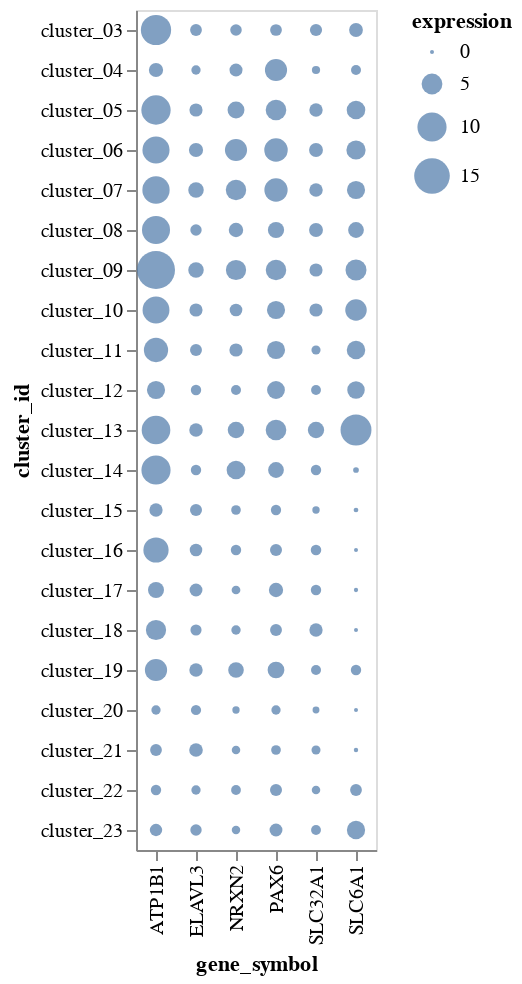

The notebook cell this image was saved under:
### Code cell
altair.Chart(figure5a_expression_tidy).mark_circle().encode(
    size='expression', x=altair.X('gene_symbol'), y=altair.Y('cluster_id'))

### Figure 1 — Vega-Lite specification as saved in the notebook (floating-point values rounded to 4 significant figures)
{"config": {"view": {"continuousWidth": 400, "continuousHeight": 300}}, "data": {"name": "data-1c5128977a3feb851277b8301aa03e2a"}, "mark": "circle", "encoding": {"size": {"type": "quantitative", "field": "expression"}, "x": {"type": "nominal", "field": "gene_symbol"}, "y": {"type": "nominal", "field": "cluster_id"}}, "$schema": "https://vega.github.io/schema/vega-lite/v4.8.1.json", "datasets": {"data-1c5128977a3feb851277b8301aa03e2a": [{"gene_symbol": "NRXN2", "cluster_id": "cluster_03", "expression": 1.409, "log_expression": 1.268}, {"gene_symbol": "NRXN2", "cluster_id": "cluster_04", "expression": 1.846, "log_expression": 1.509}, {"gene_symbol": "NRXN2", "cluster_id": "cluster_05", "expression": 3.222, "log_expression": 2.078}, {"gene_symbol": "NRXN2", "cluster_id": "cluster_06", "expression": 5.667, "log_expression": 2.737}, {"gene_symbol": "NRXN2", "cluster_id": "cluster_07", "expression": 4.815, "log_expression": 2.54}, {"gene_symbol": "NRXN2", "cluster_id": "cluster_08", "expression": 2.304, "log_expression": 1.724}, {"gene_symbol": "NRXN2", "cluster_id": "cluster_09", "expression": 4.714, "log_expression": 2.515}, {"gene_symbol": "NRXN2", "cluster_id": "cluster_10", "expression": 1.724, "log_expression": 1.446}, {"gene_symbol": "NRXN2", "cluster_id": "cluster_11", "expression": 1.903, "log_expression": 1.538}, {"gene_symbol": "NRXN2", "cluster_id": "cluster_12", "expression": 1.0, "log_expression": 1.0}, {"gene_symbol": "NRXN2", "cluster_id": "cluster_13", "expression": 3.091, "log_expression": 2.032}, {"gene_symbol": "NRXN2", "cluster_id": "cluster_14", "expression": 4.0, "log_expression": 2.322}, {"gene_symbol": "NRXN2", "cluster_id": "cluster_15", "expression": 0.9231, "log_expression": 0.9434}, {"gene_symbol": "NRXN2", "cluster_id": "cluster_16", "expression": 1.111, "log_expression": 1.078}, {"gene_symbol": "NRXN2", "cluster_id": "cluster_17", "expression": 0.7222, "log_expression": 0.7843}, {"gene_symbol": "NRXN2", "cluster_id": "cluster_18", "expression": 0.8571, "log_expression": 0.8931}, {"gene_symbol": "NRXN2", "cluster_id": "cluster_19", "expression": 2.737, "log_expression": 1.902}, {"gene_symbol": "NRXN2", "cluster_id": "cluster_20", "expression": 0.4531, "log_expression": 0.5392}, {"gene_symbol": "NRXN2", "cluster_id": "cluster_21", "expression": 0.6809, "log_expression": 0.7492}, {"gene_symbol": "NRXN2", "cluster_id": "cluster_22", "expression": 0.9565, "log_expression": 0.9683}, {"gene_symbol": "NRXN2", "cluster_id": "cluster_23", "expression": 0.6667, "log_expression": 0.737}, {"gene_symbol": "ATP1B1", "cluster_id": "cluster_03", "expression": 10.77, "log_expression": 3.557}, {"gene_symbol": "ATP1B1", "cluster_id": "cluster_04", "expression": 2.231, "log_expression": 1.692}, {"gene_symbol": "ATP1B1", "cluster_id": "cluster_05", "expression": 10.11, "log_expression": 3.474}, {"gene_symbol": "ATP1B1", "cluster_id": "cluster_06", "expression": 8.619, "log_expression": 3.266}, {"gene_symbol": "ATP1B1", "cluster_id": "cluster_07", "expression": 8.741, "log_expression": 3.284}, {"gene_symbol": "ATP1B1", "cluster_id": "cluster_08", "expression": 9.217, "log_expression": 3.353}, {"gene_symbol": "ATP1B1", "cluster_id": "cluster_09", "expression": 17.12, "log_expression": 4.179}, {"gene_symbol": "ATP1B1", "cluster_id": "cluster_10", "expression": 8.483, "log_expression": 3.245}, {"gene_symbol": "ATP1B1", "cluster_id": "cluster_11", "expression": 6.871, "log_expression": 2.977}, {"gene_symbol": "ATP1B1", "cluster_id": "cluster_12", "expression": 3.766, "log_expression": 2.253}, {"gene_symbol": "ATP1B1", "cluster_id": "cluster_13", "expression": 9.636, "log_expression": 3.411}, {"gene_symbol": "ATP1B1", "cluster_id": "cluster_14", "expression": 10.0, "log_expression": 3.459}, {"gene_symbol": "ATP1B1", "cluster_id": "cluster_15", "expression": 1.923, "log_expression": 1.547}, {"gene_symbol": "ATP1B1", "cluster_id": "cluster_16", "expression": 7.444, "log_expression": 3.078}, {"gene_symbol": "ATP1B1", "cluster_id": "cluster_17", "expression": 2.875, "log_expression": 1.954}, {"gene_symbol": "ATP1B1", "cluster_id": "cluster_18", "expression": 4.714, "log_expression": 2.515}, {"gene_symbol": "ATP1B1", "cluster_id": "cluster_19", "expression": 5.737, "log_expression": 2.752}, {"gene_symbol": "ATP1B1", "cluster_id": "cluster_20", "expression": 0.8438, "log_expression": 0.8826}, {"gene_symbol": "ATP1B1", "cluster_id": "cluster_21", "expression": 1.468, "log_expression": 1.303}, {"gene_symbol": "ATP1B1", "cluster_id": "cluster_22", "expression": 1.087, "log_expression": 1.061}, {"gene_symbol": "ATP1B1", "cluster_id": "cluster_23", "expression": 1.641, "log_expression": 1.401}, {"gene_symbol": "PAX6", "cluster_id": "cluster_03", "expression": 1.455, "log_expression": 1.295}, {"gene_symbol": "PAX6", "cluster_id": "cluster_04", "expression": 5.692, "log_expression": 2.743}, {"gene_symbol": "PAX6", "cluster_id": "cluster_05", "expression": 4.889, "log_expression": 2.558}, {"gene_symbol": "PAX6", "cluster_id": "cluster_06", "expression": 6.405, "log_expression": 2.888}, {"gene_symbol": "PAX6", "cluster_id": "cluster_07", "expression": 6.296, "log_expression": 2.867}, {"gene_symbol": "PAX6", "cluster_id": "cluster_08", "expression": 2.957, "log_expression": 1.984}, {"gene_symbol": "PAX6", "cluster_id": "cluster_09", "expression": 4.833, "log_expression": 2.544}, {"gene_symbol": "PAX6", "cluster_id": "cluster_10", "expression": 3.759, "log_expression": 2.251}, {"gene_symbol": "PAX6", "cluster_id": "cluster_11", "expression": 3.742, "log_expression": 2.245}, {"gene_symbol": "PAX6", "cluster_id": "cluster_12", "expression": 3.617, "log_expression": 2.207}, {"gene_symbol": "PAX6", "cluster_id": "cluster_13", "expression": 4.909, "log_expression": 2.563}, {"gene_symbol": "PAX6", "cluster_id": "cluster_14", "expression": 2.8, "log_expression": 1.926}, {"gene_symbol": "PAX6", "cluster_id": "cluster_15", "expression": 1.077, "log_expression": 1.054}, {"gene_symbol": "PAX6", "cluster_id": "cluster_16", "expression": 1.528, "log_expression": 1.338}, {"gene_symbol": "PAX6", "cluster_id": "cluster_17", "expression": 2.25, "log_expression": 1.7}, {"gene_symbol": "PAX6", "cluster_id": "cluster_18", "expression": 1.5, "log_expression": 1.322}, {"gene_symbol": "PAX6", "cluster_id": "cluster_19", "expression": 3.158, "log_expression": 2.056}, {"gene_symbol": "PAX6", "cluster_id": "cluster_20", "expression": 0.8438, "log_expression": 0.8826}, {"gene_symbol": "PAX6", "cluster_id": "cluster_21", "expression": 0.9362, "log_expression": 0.9532}, {"gene_symbol": "PAX6", "cluster_id": "cluster_22", "expression": 1.543, "log_expression": 1.347}, {"gene_symbol": "PAX6", "cluster_id": "cluster_23", "expression": 1.795, "log_expression": 1.483}, {"gene_symbol": "SLC32A1", "cluster_id": "cluster_03", "expression": 1.568, "log_expression": 1.361}, {"gene_symbol": "SLC32A1", "cluster_id": "cluster_04", "expression": 0.6154, "log_expression": 0.6919}, {"gene_symbol": "SLC32A1", "cluster_id": "cluster_05", "expression": 1.944, "log_expression": 1.558}, {"gene_symbol": "SLC32A1", "cluster_id": "cluster_06", "expression": 2.119, "log_expression": 1.641}, {"gene_symbol": "SLC32A1", "cluster_id": "cluster_07", "expression": 1.981, "log_expression": 1.576}, {"gene_symbol": "SLC32A1", "cluster_id": "cluster_08", "expression": 2.13, "log_expression": 1.646}, {"gene_symbol": "SLC32A1", "cluster_id": "cluster_09", "expression": 1.881, "log_expression": 1.527}, {"gene_symbol": "SLC32A1", "cluster_id": "cluster_10", "expression": 1.897, "log_expression": 1.534}, {"gene_symbol": "SLC32A1", "cluster_id": "cluster_11", "expression": 0.8065, "log_expression": 0.8532}, {"gene_symbol": "SLC32A1", "cluster_id": "cluster_12", "expression": 0.9787, "log_expression": 0.9846}, {"gene_symbol": "SLC32A1", "cluster_id": "cluster_13", "expression": 3.0, "log_expression": 2.0}, {"gene_symbol": "SLC32A1", "cluster_id": "cluster_14", "expression": 1.1, "log_expression": 1.07}, {"gene_symbol": "SLC32A1", "cluster_id": "cluster_15", "expression": 0.4615, "log_expression": 0.5475}, {"gene_symbol": "SLC32A1", "cluster_id": "cluster_16", "expression": 1.139, "log_expression": 1.097}, {"gene_symbol": "SLC32A1", "cluster_id": "cluster_17", "expression": 1.111, "log_expression": 1.078}, {"gene_symbol": "SLC32A1", "cluster_id": "cluster_18", "expression": 1.929, "log_expression": 1.55}, {"gene_symbol": "SLC32A1", "cluster_id": "cluster_19", "expression": 1.0, "log_expression": 1.0}, {"gene_symbol": "SLC32A1", "cluster_id": "cluster_20", "expression": 0.375, "log_expression": 0.4594}, {"gene_symbol": "SLC32A1", "cluster_id": "cluster_21", "expression": 0.7872, "log_expression": 0.8377}, {"gene_symbol": "SLC32A1", "cluster_id": "cluster_22", "expression": 0.6739, "log_expression": 0.7432}, {"gene_symbol": "SLC32A1", "cluster_id": "cluster_23", "expression": 0.9744, "log_expression": 0.9814}, {"gene_symbol": "SLC6A1", "cluster_id": "cluster_03", "expression": 2.091, "log_expression": 1.628}, {"gene_symbol": "SLC6A1", "cluster_id": "cluster_04", "expression": 1.0, "log_expression": 1.0}, {"gene_symbol": "SLC6A1", "cluster_id": "cluster_05", "expression": 3.944, "log_expression": 2.306}, {"gene_symbol": "SLC6A1", "cluster_id": "cluster_06", "expression": 4.238, "log_expression": 2.389}, {"gene_symbol": "SLC6A1", "cluster_id": "cluster_07", "expression": 3.759, "log_expression": 2.251}, {"gene_symbol": "SLC6A1", "cluster_id": "cluster_08", "expression": 2.783, "log_expression": 1.919}, {"gene_symbol": "SLC6A1", "cluster_id": "cluster_09", "expression": 5.095, "log_expression": 2.608}, {"gene_symbol": "SLC6A1", "cluster_id": "cluster_10", "expression": 5.345, "log_expression": 2.666}, {"gene_symbol": "SLC6A1", "cluster_id": "cluster_11", "expression": 3.903, "log_expression": 2.294}, {"gene_symbol": "SLC6A1", "cluster_id": "cluster_12", "expression": 3.489, "log_expression": 2.167}, {"gene_symbol": "SLC6A1", "cluster_id": "cluster_13", "expression": 11.27, "log_expression": 3.617}, {"gene_symbol": "SLC6A1", "cluster_id": "cluster_14", "expression": 0.2, "log_expression": 0.263}, {"gene_symbol": "SLC6A1", "cluster_id": "cluster_15", "expression": 0.07692, "log_expression": 0.1069}, {"gene_symbol": "SLC6A1", "cluster_id": "cluster_16", "expression": 0.0, "log_expression": 0.0}, {"gene_symbol": "SLC6A1", "cluster_id": "cluster_17", "expression": 0.02778, "log_expression": 0.03953}, {"gene_symbol": "SLC6A1", "cluster_id": "cluster_18", "expression": 0.0, "log_expression": 0.0}, {"gene_symbol": "SLC6A1", "cluster_id": "cluster_19", "expression": 1.105, "log_expression": 1.074}, {"gene_symbol": "SLC6A1", "cluster_id": "cluster_20", "expression": 0.0, "log_expression": 0.0}, {"gene_symbol": "SLC6A1", "cluster_id": "cluster_21", "expression": 0.04255, "log_expression": 0.06012}, {"gene_symbol": "SLC6A1", "cluster_id": "cluster_22", "expression": 1.478, "log_expression": 1.309}, {"gene_symbol": "SLC6A1", "cluster_id": "cluster_23", "expression": 3.821, "log_expression": 2.269}, {"gene_symbol": "ELAVL3", "cluster_id": "cluster_03", "expression": 1.477, "log_expression": 1.309}, {"gene_symbol": "ELAVL3", "cluster_id": "cluster_04", "expression": 0.8462, "log_expression": 0.8845}, {"gene_symbol": "ELAVL3", "cluster_id": "cluster_05", "expression": 1.889, "log_expression": 1.531}, {"gene_symbol": "ELAVL3", "cluster_id": "cluster_06", "expression": 2.214, "log_expression": 1.684}, {"gene_symbol": "ELAVL3", "cluster_id": "cluster_07", "expression": 2.704, "log_expression": 1.889}, {"gene_symbol": "ELAVL3", "cluster_id": "cluster_08", "expression": 1.348, "log_expression": 1.231}, {"gene_symbol": "ELAVL3", "cluster_id": "cluster_09", "expression": 2.69, "log_expression": 1.884}, {"gene_symbol": "ELAVL3", "cluster_id": "cluster_10", "expression": 1.862, "log_expression": 1.517}, {"gene_symbol": "ELAVL3", "cluster_id": "cluster_11", "expression": 1.516, "log_expression": 1.331}, {"gene_symbol": "ELAVL3", "cluster_id": "cluster_12", "expression": 1.106, "log_expression": 1.075}, {"gene_symbol": "ELAVL3", "cluster_id": "cluster_13", "expression": 2.0, "log_expression": 1.585}, {"gene_symbol": "ELAVL3", "cluster_id": "cluster_14", "expression": 1.1, "log_expression": 1.07}, {"gene_symbol": "ELAVL3", "cluster_id": "cluster_15", "expression": 1.538, "log_expression": 1.344}, {"gene_symbol": "ELAVL3", "cluster_id": "cluster_16", "expression": 1.694, "log_expression": 1.43}, {"gene_symbol": "ELAVL3", "cluster_id": "cluster_17", "expression": 1.792, "log_expression": 1.481}, {"gene_symbol": "ELAVL3", "cluster_id": "cluster_18", "expression": 1.286, "log_expression": 1.193}, {"gene_symbol": "ELAVL3", "cluster_id": "cluster_19", "expression": 1.947, "log_expression": 1.559}, {"gene_symbol": "ELAVL3", "cluster_id": "cluster_20", "expression": 1.062, "log_expression": 1.044}, {"gene_symbol": "ELAVL3", "cluster_id": "cluster_21", "expression": 2.043, "log_expression": 1.605}, {"gene_symbol": "ELAVL3", "cluster_id": "cluster_22", "expression": 0.8478, "log_expression": 0.8858}, {"gene_symbol": "ELAVL3", "cluster_id": "cluster_23", "expression": 1.359, "log_expression": 1.238}]}}
